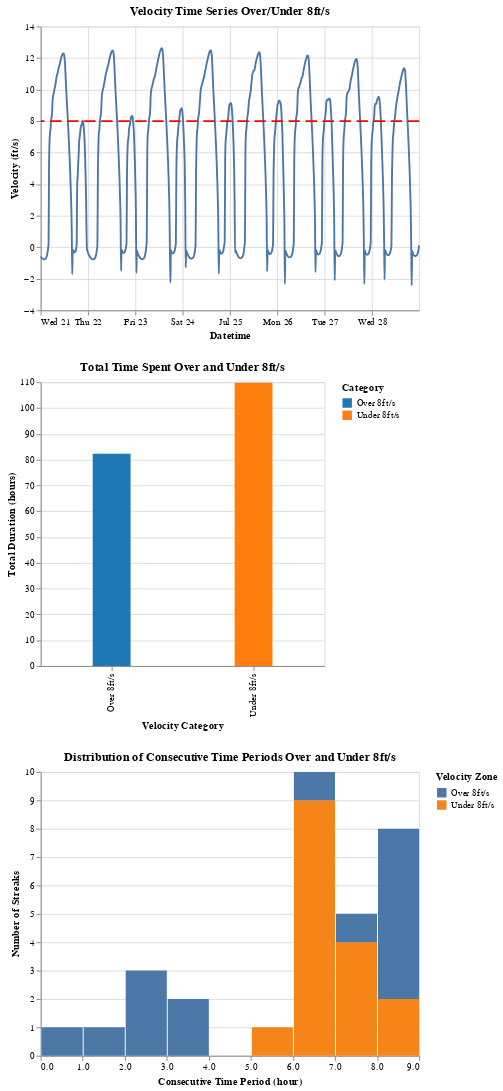

Source (notebook cell):
### Code cell
# Enhanced line chart
line = alt.Chart(vel_zoom_df).mark_line(interpolate='monotone').encode(
    x=alt.X('datetime:T', title='Datetime'),
    y=alt.Y('GLC:Q', title='Velocity (ft/s)'),
    # strokeDash=alt.StrokeDash('Velocities Through Passage Zone:N'),
    # color=alt.Color('Velocities Through Passage Zone:N', title='Velocity Zone'),
    tooltip=['datetime:T', 'GLC:Q']
).properties(
    width=400,
    height=300
)
# line

# Rule at 8ft/s with customized stroke and color
yrule = (
    alt.Chart().mark_rule(strokeDash=[12, 6], size=2, color = 'red').encode(
        y=alt.datum(8))
).properties(
    width=400,
    height=300
).encode(
        tooltip=alt.TooltipValue('8 ft/s Threshold')  # Static tooltip for the rule line
    )

total_time_chart = alt.Chart(total_time_df).mark_bar(width=40).encode(
    x=alt.X('Velocity_Category', title='Velocity Category'),
    y=alt.Y('Total Hours:Q', title='Total Duration (hours)'),
    color=alt.Color('Velocity_Category', title='Category', scale=alt.Scale(scheme='category10')),
    tooltip=['Velocity_Category:N', 'Total Hours:Q']
).properties(
    title='Total Time Spent Over and Under 8ft/s',
    width=300,
    height=300
)

# Combine the charts into a single view
time_series = (line + yrule).properties(title='Velocity Time Series Over/Under 8ft/s')
# chart1
streak_hist = alt.Chart(consecutive_streaks).mark_bar().encode(
    x=alt.X('streak_duration:Q', bin=True, title='Consecutive Time Period (hour)'),
    y=alt.Y('count()', title='Number of Streaks'),
    color=alt.Color('Velocity_Category:N', title='Velocity Zone')
).properties(
    title='Distribution of Consecutive Time Periods Over and Under 8ft/s',
    width=400,
    height=300
)


alt.vconcat(time_series, total_time_chart, streak_hist).resolve_scale(color='independent')

### Figure 1 — Vega-Lite specification as saved in the notebook (floating-point values rounded to 4 significant figures; data arrays with more than 128 entries replaced by an {"elided": "..."} marker saying what was removed)
{"config": {"view": {"continuousWidth": 300, "continuousHeight": 300}}, "vconcat": [{"layer": [{"data": {"name": "data-0e47a56a41dfd54741c3da104c21d124"}, "mark": {"type": "line", "interpolate": "monotone"}, "encoding": {"tooltip": [{"field": "datetime", "type": "temporal"}, {"field": "GLC", "type": "quantitative"}], "x": {"field": "datetime", "title": "Datetime", "type": "temporal"}, "y": {"field": "GLC", "title": "Velocity (ft/s)", "type": "quantitative"}}}, {"data": {"name": "empty"}, "mark": {"type": "rule", "color": "red", "size": 2, "strokeDash": [12, 6]}, "encoding": {"tooltip": {"value": "8 ft/s Threshold"}, "y": {"datum": 8}}}], "height": 300, "title": "Velocity Time Series Over/Under 8ft/s", "width": 400}, {"data": {"name": "data-6f93aaddcab073dd72e6aae7a7c5c1f5"}, "mark": {"type": "bar", "width": 40}, "encoding": {"color": {"field": "Velocity_Category", "scale": {"scheme": "category10"}, "title": "Category", "type": "nominal"}, "tooltip": [{"field": "Velocity_Category", "type": "nominal"}, {"field": "Total Hours", "type": "quantitative"}], "x": {"field": "Velocity_Category", "title": "Velocity Category", "type": "nominal"}, "y": {"field": "Total Hours", "title": "Total Duration (hours)", "type": "quantitative"}}, "height": 300, "title": "Total Time Spent Over and Under 8ft/s", "width": 300}, {"data": {"name": "data-c8d282e9287476b3dd93796a107f2523"}, "mark": {"type": "bar"}, "encoding": {"color": {"field": "Velocity_Category", "title": "Velocity Zone", "type": "nominal"}, "x": {"bin": true, "field": "streak_duration", "title": "Consecutive Time Period (hour)", "type": "quantitative"}, "y": {"aggregate": "count", "title": "Number of Streaks", "type": "quantitative"}}, "height": 300, "title": "Distribution of Consecutive Time Periods Over and Under 8ft/s", "width": 400}], "resolve": {"scale": {"color": "independent"}}, "$schema": "https://vega.github.io/schema/vega-lite/v5.20.1.json", "datasets": {"data-0e47a56a41dfd54741c3da104c21d124": {"elided": "768 records"}, "empty": [{}], "data-6f93aaddcab073dd72e6aae7a7c5c1f5": [{"Velocity_Category": "Over 8ft/s", "Total Hours": 82.25}, {"Velocity_Category": "Under 8ft/s", "Total Hours": 109.8}], "data-c8d282e9287476b3dd93796a107f2523": [{"consecutive_group": 1, "Velocity_Category": "Under 8ft/s", "count": 21, "streak_duration": 5.25}, {"consecutive_group": 2, "Velocity_Category": "Over 8ft/s", "count": 35, "streak_duration": 8.75}, {"consecutive_group": 3, "Velocity_Category": "Under 8ft/s", "count": 29, "streak_duration": 7.25}, {"consecutive_group": 4, "Velocity_Category": "Over 8ft/s", "count": 1, "streak_duration": 0.25}, {"consecutive_group": 5, "Velocity_Category": "Under 8ft/s", "count": 34, "streak_duration": 8.5}, {"consecutive_group": 6, "Velocity_Category": "Over 8ft/s", "count": 35, "streak_duration": 8.75}, {"consecutive_group": 7, "Velocity_Category": "Under 8ft/s", "count": 27, "streak_duration": 6.75}, {"consecutive_group": 8, "Velocity_Category": "Over 8ft/s", "count": 6, "streak_duration": 1.5}, {"consecutive_group": 9, "Velocity_Category": "Under 8ft/s", "count": 32, "streak_duration": 8.0}, {"consecutive_group": 10, "Velocity_Category": "Over 8ft/s", "count": 35, "streak_duration": 8.75}, {"consecutive_group": 11, "Velocity_Category": "Under 8ft/s", "count": 26, "streak_duration": 6.5}, {"consecutive_group": 12, "Velocity_Category": "Over 8ft/s", "count": 8, "streak_duration": 2.0}, {"consecutive_group": 13, "Velocity_Category": "Under 8ft/s", "count": 30, "streak_duration": 7.5}, {"consecutive_group": 14, "Velocity_Category": "Over 8ft/s", "count": 35, "streak_duration": 8.75}, {"consecutive_group": 15, "Velocity_Category": "Under 8ft/s", "count": 25, "streak_duration": 6.25}, {"consecutive_group": 16, "Velocity_Category": "Over 8ft/s", "count": 11, "streak_duration": 2.75}, {"consecutive_group": 17, "Velocity_Category": "Under 8ft/s", "count": 29, "streak_duration": 7.25}, {"consecutive_group": 18, "Velocity_Category": "Over 8ft/s", "count": 33, "streak_duration": 8.25}, {"consecutive_group": 19, "Velocity_Category": "Under 8ft/s", "count": 26, "streak_duration": 6.5}, {"consecutive_group": 20, "Velocity_Category": "Over 8ft/s", "count": 11, "streak_duration": 2.75}, {"consecutive_group": 21, "Velocity_Category": "Under 8ft/s", "count": 29, "streak_duration": 7.25}, {"consecutive_group": 22, "Velocity_Category": "Over 8ft/s", "count": 32, "streak_duration": 8.0}, {"consecutive_group": 23, "Velocity_Category": "Under 8ft/s", "count": 26, "streak_duration": 6.5}, {"consecutive_group": 24, "Velocity_Category": "Over 8ft/s", "count": 14, "streak_duration": 3.5}, {"consecutive_group": 25, "Velocity_Category": "Under 8ft/s", "count": 27, "streak_duration": 6.75}, {"consecutive_group": 26, "Velocity_Category": "Over 8ft/s", "count": 31, "streak_duration": 7.75}, {"consecutive_group": 27, "Velocity_Category": "Under 8ft/s", "count": 27, "streak_duration": 6.75}, {"consecutive_group": 28, "Velocity_Category": "Over 8ft/s", "count": 15, "streak_duration": 3.75}, {"consecutive_group": 29, "Velocity_Category": "Under 8ft/s", "count": 27, "streak_duration": 6.75}, {"consecutive_group": 30, "Velocity_Category": "Over 8ft/s", "count": 27, "streak_duration": 6.75}, {"consecutive_group": 31, "Velocity_Category": "Under 8ft/s", "count": 24, "streak_duration": 6.0}]}}
